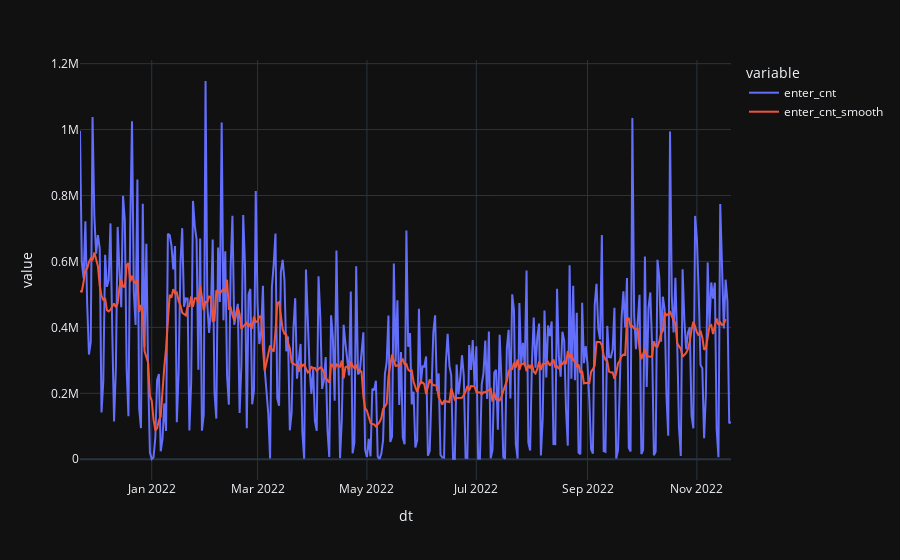

Source (notebook cell):
### Code cell
tmp = enter.copy()
tmp['enter_cnt_smooth'] = enter_smooth['enter_cnt']
px.line(tmp)

### Figure 1 — Plotly figure (JSON) as saved in the notebook; plotly's stock layout.template omitted (floating-point values rounded to 4 significant figures; data arrays with more than 128 entries replaced by an {"elided": "..."} marker saying what was removed)
{"data": [{"hovertemplate": "variable=enter_cnt<br>dt=%{x}<br>value=%{y}<extra></extra>", "legendgroup": "enter_cnt", "line": {"color": "#636efa", "dash": "solid"}, "marker": {"symbol": "circle"}, "mode": "lines", "name": "enter_cnt", "orientation": "v", "showlegend": true, "x": {"elided": "364 str values"}, "xaxis": "x", "y": {"elided": "364 float values"}, "yaxis": "y", "type": "scatter"}, {"hovertemplate": "variable=enter_cnt_smooth<br>dt=%{x}<br>value=%{y}<extra></extra>", "legendgroup": "enter_cnt_smooth", "line": {"color": "#EF553B", "dash": "solid"}, "marker": {"symbol": "circle"}, "mode": "lines", "name": "enter_cnt_smooth", "orientation": "v", "showlegend": true, "x": {"elided": "364 str values"}, "xaxis": "x", "y": {"elided": "364 float values"}, "yaxis": "y", "type": "scatter"}], "layout": {"xaxis": {"anchor": "y", "domain": [0.0, 1.0], "title": {"text": "dt"}}, "yaxis": {"anchor": "x", "domain": [0.0, 1.0], "title": {"text": "value"}}, "legend": {"title": {"text": "variable"}, "tracegroupgap": 0}, "margin": {"t": 60}}}
